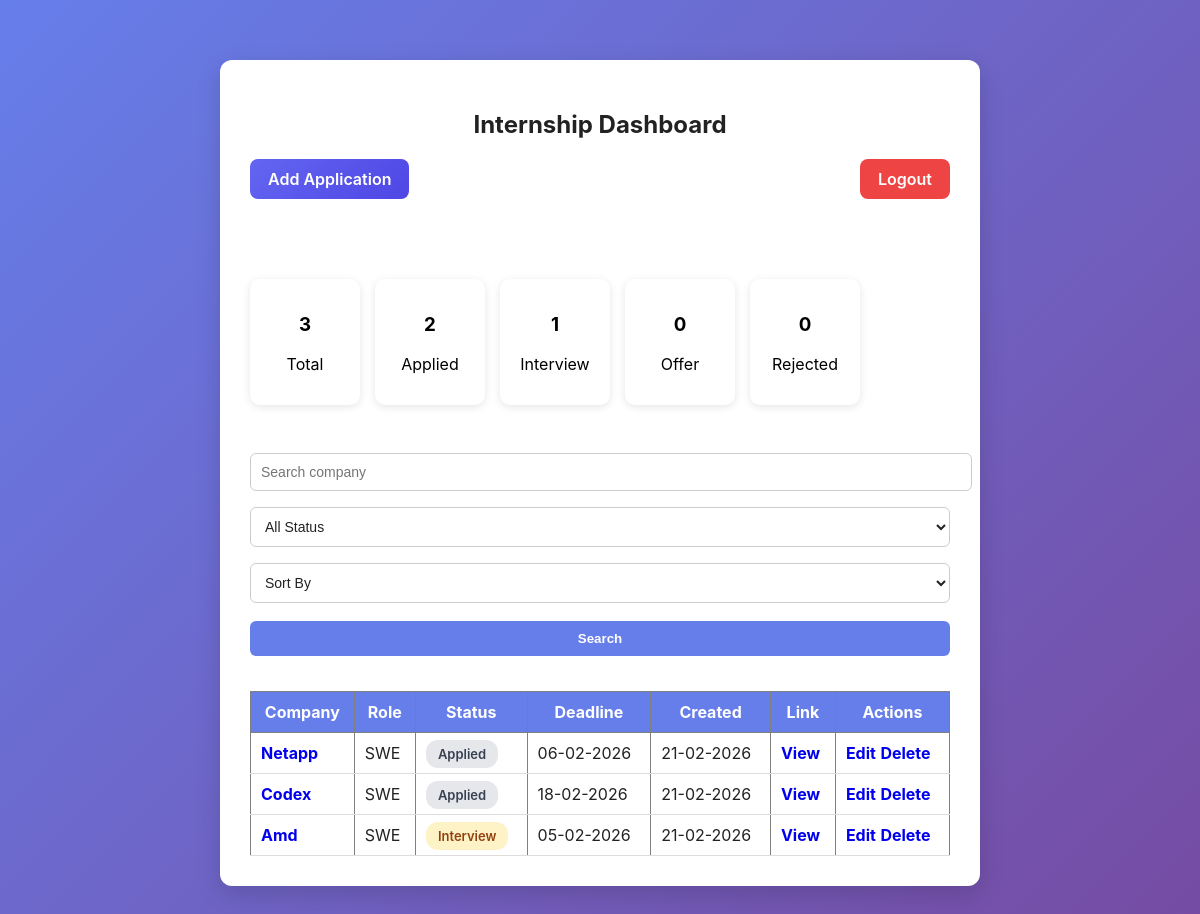
The app's page /dashboard (signed in) with its own data.
### tables this page shows
CREATE TABLE applications(
            id INTEGER PRIMARY KEY AUTOINCREMENT,
            user_id INTEGER,
            company TEXT,
            role TEXT,
            status TEXT,
            deadline TEXT,
            link TEXT,
            created_at TEXT DEFAULT CURRENT_TIMESTAMP
        );

### app.py (the view)
@app.route("/dashboard")
def dashboard():
    if "user_id" not in session:
        return redirect("/")
    db = get_db()
    search = request.args.get("search", "").strip().lower()
    status = request.args.get("status", "").strip().lower()
    sort = request.args.get("sort", "")
    query = "SELECT * FROM applications WHERE user_id=?"
    params = [session["user_id"]]
    if search:
        query += " AND LOWER(company) LIKE ?"
        params.append(f"%{search}%")
    if status and status != "":
        query += " AND LOWER(status)=?"
        params.append(status)
    if sort == "deadline":
        query += " ORDER BY deadline ASC"
    elif sort == "company":
        query += " ORDER BY company ASC"
    elif sort == "status":
        query += " ORDER BY status ASC"
    applications = db.execute(query, params).fetchall()
    stats = db.execute("""
        SELECT
            COUNT(*) as total,
            SUM(CASE WHEN LOWER(status)='applied' THEN 1 ELSE 0 END) as applied,
            SUM(CASE WHEN LOWER(status)='interview' THEN 1 ELSE 0 END) as interview,
            SUM(CASE WHEN LOWER(status)='offer' THEN 1 ELSE 0 END) as offer,
            SUM(CASE WHEN LOWER(status)='rejected' THEN 1 ELSE 0 END) as rejected
        FROM applications
        WHERE user_id=?
    """, (session["user_id"],)).fetchone()
    return render_template(
        "dashboard.html",
        applications=applications,
        stats=stats,
        search=search,
        status=status,
        sort=sort
    )

### app.py (called while the page is built)
def get_db():
    if "db" not in g:
        g.db = sqlite3.connect(DATABASE)
        g.db.row_factory = sqlite3.Row
    return g.db

def init_db():
    db = get_db()
    db.execute("""
        CREATE TABLE IF NOT EXISTS users(
            id INTEGER PRIMARY KEY AUTOINCREMENT,
            username TEXT UNIQUE,
            password TEXT
        )
    """)
    db.execute("""
        CREATE TABLE IF NOT EXISTS applications(
            id INTEGER PRIMARY KEY AUTOINCREMENT,
            user_id INTEGER,
            company TEXT,
            role TEXT,
            status TEXT,
            deadline TEXT,
            link TEXT,
            created_at TEXT DEFAULT CURRENT_TIMESTAMP
        )
    """)
    db.commit()

@app.before_request
def before_request():
    init_db()

### templates/dashboard.html (shortened to what this page needs)
<!DOCTYPE html>
<html>
<head>
<link rel="stylesheet" href="{{ url_for('static', filename='style.css') }}">
</head>
<body>
<div class="container">
<h2>Internship Dashboard</h2>
<div class="dashboard-header">
    <a href="/add" class="add-btn">Add Application</a>
    <a href="/logout" class="logout-btn">Logout</a>
</div>
<br><br>
<div class="stats">
<div class="card">
<h3>{{ stats.total or 0 }}</h3>
<p>Total</p>
</div>
<div class="card">
<h3>{{ stats.applied or 0 }}</h3>
<p>Applied</p>
</div>
<div class="card">
<h3>{{ stats.interview or 0 }}</h3>
<p>Interview</p>
</div>
<div class="card">
<h3>{{ stats.offer or 0 }}</h3>
<p>Offer</p>
</div>
<div class="card">
<h3>{{ stats.rejected or 0 }}</h3>
<p>Rejected</p>
</div>
</div>
<br>
<form method="GET">
<input name="search" placeholder="Search company">
<select name="status">
    <option value="">All Status</option>
</select>
<select name="sort">
    <option value="">Sort By</option>
</select>
<button type="submit">Search</button>
</form>
<br>
<table border="1">
<tr>
<th>Company</th>
<th>Role</th>
<th>Status</th>
<th>Deadline</th>
<th>Created</th>
<th>Link</th>
<th>Actions</th>
</tr>
{% if applications|length == 0 %}
<tr>
<td colspan="5" style="text-align:center; padding:20px; color:#6b7280;">
No applications found
</td>
</tr>
{% else %}
{% for app in applications %}
<tr>
<td>
{% if app.link %}
<a href="{{ app.link }}" target="_blank">
{{ app.company.capitalize() }}
</a>
{% else %}
{{ app.company.capitalize() }}
{% endif %}
</td>
<td>{{ app.role.upper() }}</td>
<td>
    <span class="status {{ app.status }}">
        {{ app.status.capitalize() }}
    </span>
</td>
<td>{{ app.deadline[8:10] }}-{{ app.deadline[5:7] }}-{{ app.deadline[0:4] }}</td>
<td>{{ app.created_at[8:10] }}-{{ app.created_at[5:7] }}-{{ app.created_at[0:4] }}</td>
<td>
    {% if app.link %}
        <a href="{{ app.link }}" target="_blank">View</a>
    {% else %}
        -
    {% endif %}
</td>
<td>
<a href="/edit/{{ app.id }}">Edit</a>
<a href="/delete/{{ app.id }}" onclick="return confirm('Are you sure you want to delete this application?')">Delete</a>
</td>
</tr>
{% endfor %}
{% endif %}
</table>
</div>
</body>
</html>

### static/style.css (style rules this page uses)
body { font-family: -apple-system, BlinkMacSystemFont, "Segoe UI", Roboto, Arial; background: linear-gradient(135deg, #667eea, #764ba2); margin: 0; padding: 0; }
.container { width: 700px; margin: 60px auto; background: #ffffff; padding: 30px; border-radius: 12px; box-shadow: 0 8px 25px rgba(0,0,0,0.15); }
h1, h2 { text-align: center; color: #222; }
input, select { width: 100%; padding: 10px; margin: 8px 0; border-radius: 6px; border: 1px solid #ccc; font-size: 14px; color: #222; background: #fff; }
button { width: 100%; padding: 10px; background: #667eea; color: white; border: none; border-radius: 6px; margin-top: 10px; cursor: pointer; font-weight: bold; }
a { text-decoration: none; font-weight: bold; }
.add-btn { background: #667eea; color: white; padding: 8px 14px; border-radius: 6px; }
.logout-btn { background: #e53e3e; color: white; padding: 8px 14px; border-radius: 6px; margin-left: 10px; }
table { width: 100%; border-collapse: collapse; margin-top: 15px; }
th { background: #667eea; color: white; padding: 10px; }
td { padding: 10px; border-bottom: 1px solid #ddd; color: #222; background: white; }
.stats { margin: 15px 0; }
.applied { background: #edf2f7; }
.interview { background: #fef3c7; }
.status { padding: 6px 12px; border-radius: 12px; font-weight: 600; font-size: 13px; }
.status.applied { background: #e5e7eb; color: #374151; }
.status.interview { background: #fef3c7; color: #92400e; }
.dashboard-header { display: flex; justify-content: space-between; align-items: center; margin-bottom: 20px; }
.add-btn { background: linear-gradient(135deg, #6366f1, #4f46e5); color: white; padding: 10px 18px; border-radius: 8px; text-decoration: none; font-weight: 600; transition: 0.2s; }
.logout-btn { background: #ef4444; color: white; padding: 10px 18px; border-radius: 8px; text-decoration: none; font-weight: 600; transition: 0.2s; }
button, .add-btn, .logout-btn { cursor: pointer; }
.stats { display:flex; gap:15px; margin:20px 0; }
.card { background:white; padding:15px; border-radius:10px; box-shadow:0 2px 8px rgba(0,0,0,0.1); text-align:center; min-width:80px; }
form button { margin-top: 10px; }

### records on screen
applications: company "Netapp", role "SWE", status "Applied", deadline "06", deadline "02", deadline "2026", created_at "21", created_at "02", created_at "2026"
applications: company "Codex", role "SWE", status "Applied", deadline "18", deadline "02", deadline "2026", created_at "21", created_at "02", created_at "2026"
applications: company "Amd", role "SWE", status "Interview", deadline "05", deadline "02", deadline "2026", created_at "21", created_at "02", created_at "2026"

### other values on screen
{{ stats.total or 0 }} "3"
{{ stats.applied or 0 }} "2"
{{ stats.interview or 0 }} "1"
{{ stats.offer or 0 }} "0"
{{ stats.rejected or 0 }} "0"
